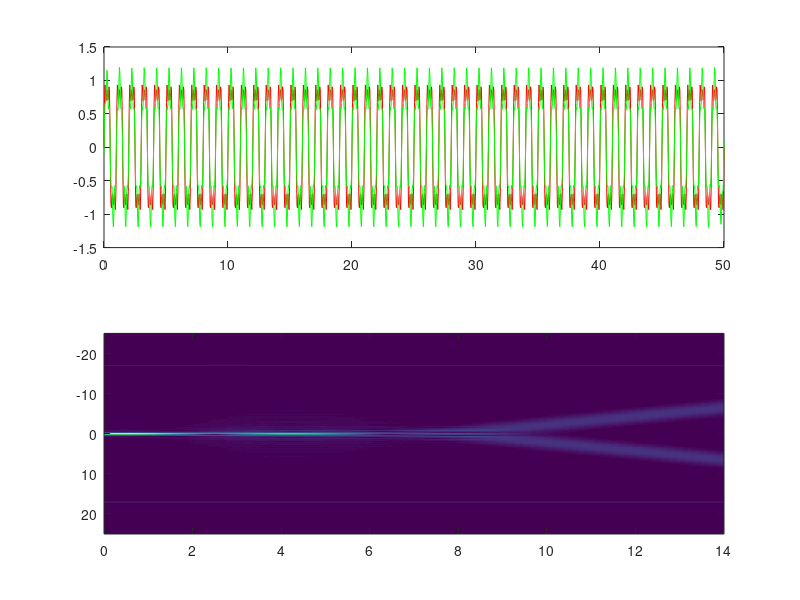

Write MATLAB code to recreate this figure.
%%
close all; clear; clc;

Fs = 50;
t = 0 : 1/Fs : 20;
ff = linspace(11, 1, length(t/2));

x = 1.5 * (1 - abs(t-3)/2) .* (abs(t-3)<=2) + ...
    1 * (abs(t-7)<=1) + ...
    0.1 * sin(2*pi*t*17) + ...
    0.75 * sin(2*pi*t.*ff) .* (t>= 10);

plot(t, x);

XT = fftshift(fft(x));
WA = abs(XT);
f = linspace(-Fs/2, Fs/2, length(t));

okno = 255;
N = length(t);
tab = zeros(okno, N - okno);
okienko = hamming(okno)';

for k = 1:N-okno
    xx = x(k:k+okno-1).*okienko;
    WA2 = abs(fftshift(fft(xx)));
    tab(:, k) = WA2';
end

tt = 0:(N-okno)/Fs;
ff = linspace(-Fs/2, Fs/2, okno);
%imagesc(tt, ff, tab);

LP = 1 ./ (1 + ((f.*2)./(f.^2-17^2)).^(2*5));
XTn = ifft(ifftshift(XT .* LP));

subplot(311),imagesc(tt, ff, tab);
subplot(312), plot(t, x, 'r', t, XTn, 'g');
subplot(313), plot(f, WA, 'r', f, LP .*Fs ,'g');

%%
%% 1
close all; clear; clc;
Fs = 500;
a = load('dem_201.txt');
x = a(:, 1);
xs = a(:, 2);

t = 0 : 1/Fs : 5-1/Fs;

plot(t, x, 'r', t, xs, 'g');

ocena = @(x, xod)sqrt(1/2500 * sum((x(:)-xod(:)).^2));

N = 61;
tab = zeros(N, 4);

for k = 1 : N
    n = 2*k+1;
    
    LP = ones(1, n)/n;
    xa = conv(xs, LP, 'same');
    tab(k, 1) = ocena(x, xa);
    
    LP = exp(-(-k:k).^2./(k/8));
    LP = LP/sum(LP);
    xg = conv(xs, LP, 'same');
    tab(k, 2) = ocena(x, xg);
    
    xm = medfilt1(xs, n);
    tab(k, 3) = ocena(x, xm);
    
    xw = wiener2(xs, [n 1]);
    tab(k, 4) = ocena(x, xw);
end

min(tab(:, 1))
min(tab(:, 2))
min(tab(:, 3))
min(tab(:, 4))

%%
close all; clear; clc;

Fs = 25;
t = 0 : 1/Fs : 50;

x = 1 * sin(2*pi*t*1) + ...
    1/3 * sin(2*pi*t*3) + ...
    1/5 * sin(2*pi*t*5);

f = linspace(-Fs/2,  Fs/2, length(t));
XT = fftshift(fft(x));
WA = abs(XT);

LP = 1 ./ (1 + ((f.*1)./(f.^2-3.^2)).^(2*5));
XTn = XT .* LP;
xn = real(ifft(ifftshift(XTn)));

subplot(211), plot(t, x, 'r', t, xn, 'g');
subplot(212), plot(f, WA, 'r', f, LP .* Fs, 'g');

%%
close all; clear; clc;

Fs = 50;
t = 0 : 1/Fs : 20;
ff = linspace(11, 1, length(t/2));

x = 1.5 * (1 - abs(t-3)/2) .* (abs(t-3)<=2) + ...
    1 * (abs(t-7)<=1) + ...
    0.1 * sin(2*pi*t*17) + ...
    0.75 * sin(2*pi*t.*ff) .* (t>= 10);

XT = fftshift(fft(x));
WA = abs(XT);
f = linspace(-Fs/2, Fs/2, length(t));

okno = 255;
N = length(t);
tab = zeros(okno, N-okno);
okienko = hamming(okno)';

for k = 1 : N-okno
    xx = x(k:k+okno-1).*okienko;
    WA2 = abs(fftshift(fft(xx)));
    tab(:, k) = WA2';
end

tt = 0:(N-okno)/Fs;
ff = linspace(-Fs/2, Fs/2, okno);

imagesc(tt, ff, tab);



%%
close all; clear; clc;

Fs = 50;
t = 0 : 1/Fs : 20;
ff = linspace(11, 1, length(t/2));

x = 1.5 * (1 - abs(t-3)/2) .* (abs(t-3)<=2) + ...
    1 * (abs(t-7)<=1) + ...
    0.1 * sin(2*pi*t*17) + ...
    0.75 * sin(2*pi*t.*ff) .* (t>= 10);


XT = fftshift(fft(x));
f = linspace(-Fs/2, Fs/2, length(t));
WA = abs(XT);

okno = 255;
N = length(t);
tab = zeros(okno, N-okno);
okienko = hamming(okno)';

for k = 1 : N-okno
    xx = x(k:k+okno-1).*okienko;
    WA2 = abs(fftshift(fft(xx)));
    tab(:, k) = WA2';
end

ff = linspace(-Fs/2, Fs/2, okno)
tt = 0:(N-okno)/Fs;

imagesc(tt, ff, tab);


























